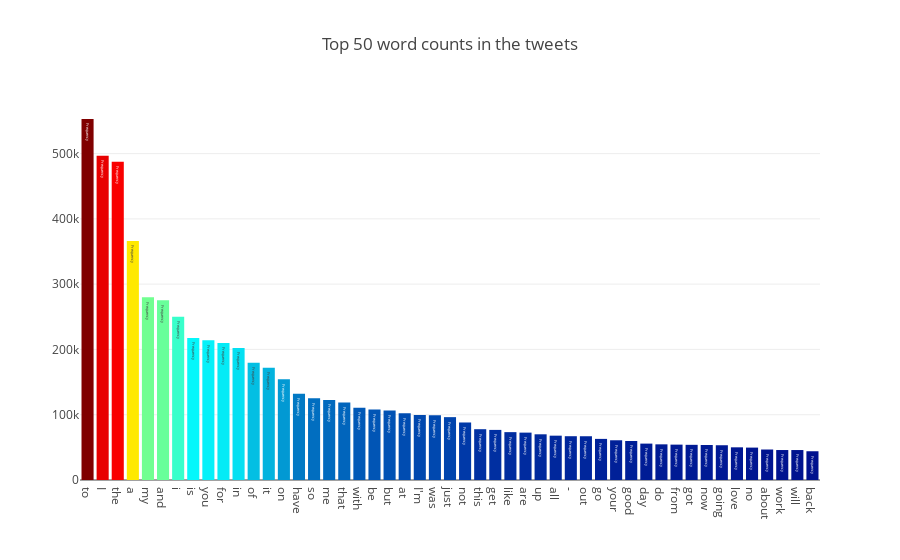

Here is the notebook cell this chart was saved with:
### Code cell
graph = [plotly.graph_objs.Bar(
            x = vocab.index.values[0:49],
            y = vocab.values[0:49],
            marker = dict(colorscale='Jet', color = vocab.values[0:100]),
            text = 'Frequency'
        )]
layout = plotly.graph_objs.Layout(title='Top 50 word counts in the tweets')

figure = plotly.graph_objs.Figure(data=graph, layout=layout)

py.iplot(figure)

### Figure 1 — Plotly figure (JSON) as saved in the notebook; plotly's stock layout.template omitted (floating-point values rounded to 4 significant figures)
{"data": [{"marker": {"color": [552962, 496619, 487501, 366212, 280025, 275263, 250016, 217693, 213871, 209801, 202294, 179554, 171812, 154365, 132249, 125155, 122509, 118685, 110843, 108069, 106272, 102196, 99559, 99140, 96284, 88110, 77810, 76734, 73302, 72568, 70007, 67901, 67079, 67030, 62969, 60854, 59775, 55748, 54628, 54182, 53871, 53591, 53236, 50051, 49622, 46708, 45913, 45898, 44033, 43568, 43422, 42745, 42724, 42506, 42472, 42152, 41548, 41343, 41338, 41082, 40634, 40131, 39570, 39438, 39218, 38788, 37601, 37355, 36423, 36356, 35590, 35441, 35196, 35055, 35005, 34779, 34074, 33135, 32923, 32697, 31898, 31368, 31186, 30588, 30498, 29602, 29404, 28980, 27961, 27837, 27676, 27412, 27237, 27116, 27068, 26882, 26836, 26520, 26389, 25245], "colorscale": "Jet"}, "text": "Frequency", "type": "bar", "uid": "7d61176e-dc61-11e8-af31-8c8590cada19", "x": ["to", "I", "the", "a", "my", "and", "i", "is", "you", "for", "in", "of", "it", "on", "have", "so", "me", "that", "with", "be", "but", "at", "I'm", "was", "just", "not", "this", "get", "like", "are", "up", "all", "-", "out", "go", "your", "good", "day", "do", "from", "got", "now", "going", "love", "no", "about", "work", "will", "back"], "y": [552962, 496619, 487501, 366212, 280025, 275263, 250016, 217693, 213871, 209801, 202294, 179554, 171812, 154365, 132249, 125155, 122509, 118685, 110843, 108069, 106272, 102196, 99559, 99140, 96284, 88110, 77810, 76734, 73302, 72568, 70007, 67901, 67079, 67030, 62969, 60854, 59775, 55748, 54628, 54182, 53871, 53591, 53236, 50051, 49622, 46708, 45913, 45898, 44033]}], "layout": {"title": "Top 50 word counts in the tweets"}}
